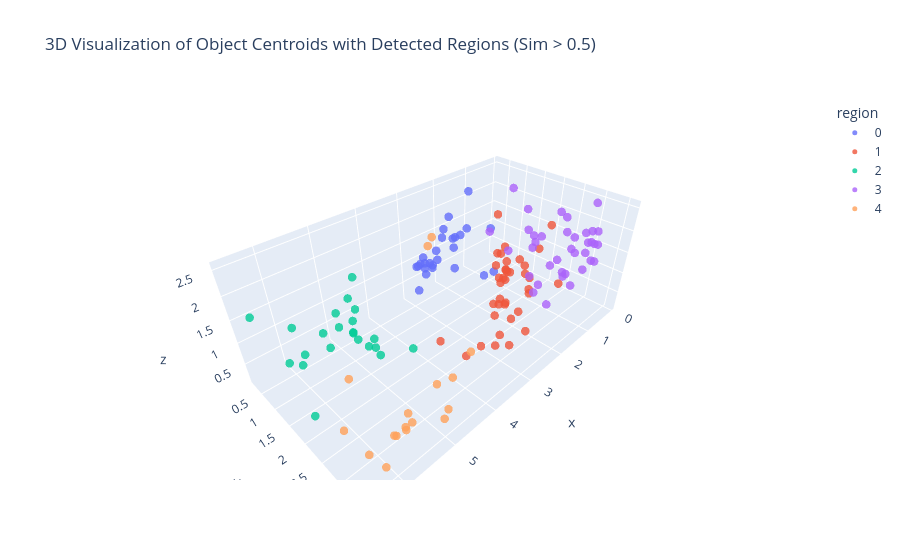

The notebook cell saved with this chart:
### Markdown cell above
## Scene Graph

### Code cell
import numpy as np
import networkx as nx
import pandas as pd
import plotly.express as px
from sklearn.metrics.pairwise import cosine_similarity
from scipy.spatial.distance import cdist
import community as community_louvain

# ------------------------------------------------
# ⚡️ PARAMETERS
# ------------------------------------------------
SIM_THRESHOLD = 0.5   # 语义相似度阈值
ALPHA = 0.5         # 文本相似度的权重
BETA  = 1           # 空间距离惩罚的权重

# ------------------------------------------------
# ⚡️ 1. Prepare Data
# ------------------------------------------------
ids = []
embeddings = []
centroids = []

for obj in objects:
    if "embeddings" in obj and "centroid" in obj:
        ids.append(obj["object_id"])
        embeddings.append(np.array(obj["embeddings"]))
        centroids.append(np.array(obj["centroid"]))

embeddings = np.vstack(embeddings)
centroids = np.vstack(centroids)

print(f"✅ Loaded {len(ids)} objects with embeddings and centroids.")

# ------------------------------------------------
# ⚡️ 2. Compute Textual Cosine Similarity
# ------------------------------------------------
text_sim_matrix = cosine_similarity(embeddings)
print("✅ Computed cosine similarity matrix.")

# ------------------------------------------------
# ⚡️ 3. Compute Spatial Distance
# ------------------------------------------------
space_dist_matrix = cdist(centroids, centroids, metric='euclidean')
print("✅ Computed Euclidean distance matrix.")

# Normalize distances to [0, 1]
min_dist = np.min(space_dist_matrix)
max_dist = np.max(space_dist_matrix)
norm_space_dist_matrix = (space_dist_matrix - min_dist) / (max_dist - min_dist + 1e-8)
print("✅ Normalized distance matrix to [0,1].")

# ------------------------------------------------
# ⚡️ 4. Build Graph
# ------------------------------------------------
G = nx.Graph()

# Add all nodes with attributes
for obj in objects:
    G.add_node(obj['object_id'], **obj)

# Add edges only if similarity > threshold
n = len(ids)
edge_count = 0
for i in range(n):
    for j in range(i + 1, n):
        sim = text_sim_matrix[i, j]
        if sim < SIM_THRESHOLD:
            continue

        dist_norm = norm_space_dist_matrix[i, j]
        weight = ALPHA * sim - BETA * dist_norm

        # Keep only positive weight edges
        if weight > 0:
            G.add_edge(ids[i], ids[j], weight=weight, similarity=sim, distance=space_dist_matrix[i, j])
            edge_count += 1

print(f"✅ Graph built with {G.number_of_nodes()} nodes and {edge_count} edges (sim > {SIM_THRESHOLD}).")

# ------------------------------------------------
# ⚡️ 5. Community Detection
# ------------------------------------------------
partition = community_louvain.best_partition(G, weight='weight')
print(f"✅ Detected regions: {set(partition.values())}")

# Assign back to objects
for obj in objects:
    obj['detected_region'] = partition[obj['object_id']]

print("✅ Assigned detected_region to objects.")

# ------------------------------------------------
# ⚡️ 6. 3D Visualization
# ------------------------------------------------
plot_data = []
for obj in objects:
    centroid = obj.get("centroid")
    if centroid is not None:
        plot_data.append({
            "id": obj["object_id"],
            "x": centroid[0],
            "y": centroid[1],
            "z": centroid[2],
            "category": obj.get("object_category", "unknown"),
            "region": str(obj.get("detected_region", "unknown"))
        })

df = pd.DataFrame(plot_data)

fig = px.scatter_3d(
    df,
    x='x', y='y', z='z',
    color='region',
    hover_data=['id', 'region', 'category'],
    title=f"3D Visualization of Object Centroids with Detected Regions (Sim > {SIM_THRESHOLD})",
    opacity=0.8
)

fig.update_traces(marker=dict(size=5))
fig.update_layout(scene=dict(aspectmode='data'))
fig.show()

print("✅ 3D visualization complete.")

### Figure 1 — Plotly figure (JSON) as saved in the notebook; plotly's stock layout.template omitted (floating-point values rounded to 4 significant figures)
{"data": [{"customdata": [[1, "0", "toilet paper"], [3, "0", "bread"], [5, "0", "scissors"], [10, "0", "shower rod"], [11, "0", "slippers"], [13, "0", "bottle"], [47, "0", "toilet"], [48, "0", "cabinet"], [59, "0", "mug"], [64, "0", "bed"], [75, "0", "bottle"], [77, "0", "mug"], [90, "0", "shelf"], [98, "0", "book"], [119, "0", "toothbrush holder"], [120, "0", "cabinet"], [121, "0", "laundry detergent"], [122, "0", "bottle"], [125, "0", "door"], [126, "0", "garbage bin"], [127, "0", "bed"], [128, "0", "stove top oven"], [130, "0", "bottle"], [132, "0", "shower head"], [138, "0", "toilet"], [140, "0", "microwave"]], "hovertemplate": "region=%{customdata[1]}<br>x=%{x}<br>y=%{y}<br>z=%{z}<br>id=%{customdata[0]}<br>category=%{customdata[2]}<extra></extra>", "legendgroup": "0", "marker": {"color": "#636efa", "opacity": 0.8, "size": 5, "symbol": "circle"}, "mode": "markers", "name": "0", "scene": "scene", "showlegend": true, "type": "scatter3d", "x": [2.986, 1.128, 1.971, 2.526, 1.575, 1.921, 2.486, 2.567, 1.879, 1.688, 2.762, 2.21, 2.649, 2.638, 1.255, 1.492, 1.318, 2.041, 0.8508, 2.752, 0.7846, 2.479, 1.678, 2.767, 1.842, 2.501], "y": [0.6345, 0.9044, 0.726, 0.2821, 0.7318, 0.4837, 0.5466, 0.3809, 0.2261, 0.3846, 0.3254, 0.375, 0.324, 0.4582, 0.4136, 0.2652, 0.27, 0.2292, 0.9777, 0.6223, 0.7456, 0.4472, 0.404, 0.3828, 0.2369, 0.5579], "z": [0.5309, 0.1847, 0.6941, 1.025, 2.443, 1.883, 0.9178, 0.9329, 1.255, 1.219, 0.904, 1.107, 0.927, 0.8658, 1.331, 1.131, 1.126, 0.7324, 0.2037, 0.8404, 1.28, 0.9275, 0.983, 0.9484, 1.462, 0.867]}, {"customdata": [[2, "1", "bottle"], [6, "1", "bottle"], [9, "1", "bowl"], [15, "1", "bottle"], [19, "1", "shelf"], [22, "1", "coat"], [24, "1", "railing"], [25, "1", "NaN"], [33, "1", "coat"], [34, "1", "shelf"], [35, "1", "lamp"], [38, "1", "shoes"], [39, "1", "sneakers"], [43, "1", "sink"], [45, "1", "shower door"], [46, "1", "bottle"], [52, "1", "shelf"], [57, "1", "floor drain"], [67, "1", "shelf"], [72, "1", "Toilet"], [73, "1", "chair"], [74, "1", "bottle"], [81, "1", "box"], [82, "1", "shelf"], [84, "1", "door handle"], [88, "1", "box"], [89, "1", "power outlet"], [91, "1", "Land Rover"], [93, "1", "towel"], [95, "1", "bag"], [97, "1", "bottle"], [101, "1", "bottle"], [102, "1", "suitcase"], [105, "1", "book"], [107, "1", "bottle"], [108, "1", "fan"], [117, "1", "bottle"], [139, "1", "fan"]], "hovertemplate": "region=%{customdata[1]}<br>x=%{x}<br>y=%{y}<br>z=%{z}<br>id=%{customdata[0]}<br>category=%{customdata[2]}<extra></extra>", "legendgroup": "1", "marker": {"color": "#EF553B", "opacity": 0.8, "size": 5, "symbol": "circle"}, "mode": "markers", "name": "1", "scene": "scene", "showlegend": true, "type": "scatter3d", "x": [2.272, 2.338, 2.183, 2.237, 1.717, 2.088, 1.79, 3.822, 2.054, 3.24, 1.443, 1.752, 1.541, 2.227, 1.958, 2.268, 1.847, 1.912, 3.247, 1.947, 2.073, 3.015, 2.068, 2.56, 1.775, 2.665, 2.125, 2.137, 2.377, 2.083, 2.904, 2.086, 1.934, 1.951, 2.174, 1.763, 1.851, 3.494], "y": [2.156, 2.868, 2.183, 2.181, 1.992, 2.37, 1.973, 2.839, 1.947, 3.026, 2.121, 2.01, 2.828, 2.94, 2.887, 2.358, 2.568, 1.886, 2.693, 2.162, 2.162, 3.177, 2.251, 2.839, 2.095, 3.265, 2.341, 2.869, 2.862, 2.006, 2.858, 2.301, 2.036, 2.051, 2.923, 3.281, 1.929, 1.828], "z": [0.5911, 1.879, 1.214, 0.2784, 1.318, 1.393, 1.688, 0.61, 2.488, 0.6085, 1.301, 1.144, 2.397, 1.332, 2.087, 1.333, 1.336, 1.551, 0.3852, 1.047, 0.6215, 0.5705, 1.378, 0.7479, 0.3295, 0.7538, 0.5981, 1.517, 0.8354, 1.386, 0.5582, 1.374, 0.3372, 0.9203, 1.201, 1.403, 1.534, 0.1208]}, {"customdata": [[4, "2", "spoon"], [14, "2", "toilet paper"], [17, "2", "door"], [31, "2", "laptop"], [32, "2", "desk"], [42, "2", "nut"], [49, "2", "sink"], [50, "2", "cabinet"], [55, "2", "toilet"], [56, "2", "suitcase"], [58, "2", "door handle"], [62, "2", "vent"], [63, "2", "sink"], [68, "2", "chair"], [79, "2", "bottle"], [96, "2", "bottle"], [99, "2", "bag"], [109, "2", "book"], [124, "2", "faucet"], [129, "2", "kettle"], [131, "2", "shelf"], [136, "2", "Hanger"]], "hovertemplate": "region=%{customdata[1]}<br>x=%{x}<br>y=%{y}<br>z=%{z}<br>id=%{customdata[0]}<br>category=%{customdata[2]}<extra></extra>", "legendgroup": "2", "marker": {"color": "#00cc96", "opacity": 0.8, "size": 5, "symbol": "circle"}, "mode": "markers", "name": "2", "scene": "scene", "showlegend": true, "type": "scatter3d", "x": [6.285, 5.911, 5.867, 4.649, 5.434, 4.667, 4.023, 4.577, 5.428, 5.137, 6.495, 4.856, 4.676, 4.619, 4.691, 6.134, 4.694, 4.944, 4.635, 6.395, 4.374, 4.641], "y": [1.846, 0.6949, 0.4969, 0.9851, 0.7636, 0.4842, 1.595, 1.113, 0.9314, 0.8352, 0.5092, 0.8285, 0.6597, 0.409, 1.274, 0.6846, 0.7423, 0.4306, 0.4835, 1.918, 0.271, 1.348], "z": [1.618, 0.3382, 1.087, 0.1804, 0.8603, 1.108, 0.1154, 0.185, 0.6086, 0.8715, 1.685, 0.5752, 0.1732, 0.1565, 0.5845, 0.5362, 0.997, 0.868, 0.5319, 0.3887, 1.361, 0.1844]}, {"customdata": [[7, "3", "shelf"], [8, "3", "power outlet"], [12, "3", "toilet"], [16, "3", "sink"], [18, "3", "rectangle"], [21, "3", "coat"], [27, "3", "pillow"], [28, "3", "pillow"], [29, "3", "shelf"], [30, "3", "bottle"], [36, "3", "shelf"], [37, "3", "fan"], [40, "3", "bottle"], [44, "3", "bed"], [51, "3", "door"], [53, "3", "slippers"], [54, "3", "sink"], [61, "3", "door"], [65, "3", "fan"], [70, "3", "cabinet"], [71, "3", "oven"], [76, "3", "door"], [83, "3", "door handle"], [85, "3", "box"], [86, "3", "door"], [87, "3", "closet"], [94, "3", "box"], [100, "3", "chair"], [103, "3", "trash can"], [106, "3", "mouse"], [112, "3", "mug"], [115, "3", "Nivea Men Sensitive"], [116, "3", "shampoo"], [118, "3", "Dyson hairbrush"], [123, "3", "door"], [135, "3", "detergent"], [137, "3", "closet rod"]], "hovertemplate": "region=%{customdata[1]}<br>x=%{x}<br>y=%{y}<br>z=%{z}<br>id=%{customdata[0]}<br>category=%{customdata[2]}<extra></extra>", "legendgroup": "3", "marker": {"color": "#ab63fa", "opacity": 0.8, "size": 5, "symbol": "circle"}, "mode": "markers", "name": "3", "scene": "scene", "showlegend": true, "type": "scatter3d", "x": [0.3163, 0.5432, 0.2901, 0.9396, 0.6643, 0.8529, 0.1151, 0.6709, 0.4162, 0.6061, 0.4367, 0.122, 0.6648, 0.1187, 0.2896, 0.6022, 0.3138, 0.2842, 0.3256, 0.3138, 0.28, 0.5252, 0.9842, 0.5311, 1.53, 0.2812, 0.4747, 0.3181, 0.3437, 0.1567, 0.4694, 0.817, 0.326, 0.3046, 0.121, 1.17, 0.1147], "y": [3.058, 2.897, 2.98, 2.61, 1.891, 3.263, 1.36, 1.897, 2.669, 1.911, 2.589, 0.8196, 1.892, 0.8197, 3.071, 2.358, 2.654, 3.213, 3.151, 3.181, 2.909, 2.002, 2.667, 2.075, 3.164, 3.137, 2.441, 3.226, 2.764, 0.2094, 2.639, 2.155, 2.693, 3.003, 2.951, 2.913, 1.283], "z": [1.897, 0.5753, 1.336, 0.1103, 1.175, 1.298, 1.22, 0.4158, 0.7148, 1.303, 0.732, 0.4291, 1.483, 2.113, 1.632, 0.8825, 1.309, 1.631, 1.234, 1.936, 1.786, 1.449, 2.422, 0.1868, 2.373, 1.616, 1.009, 1.242, 1.269, 0.7574, 0.6575, 0.1483, 1.613, 1.603, 2.427, 2.459, 1.731]}, {"customdata": [[20, "4", "slippers"], [23, "4", "shelf"], [26, "4", "pillow"], [41, "4", "bottle"], [60, "4", "Toilet"], [66, "4", "shoe"], [69, "4", "chair"], [78, "4", "G&H"], [80, "4", "bottle"], [92, "4", "fan"], [104, "4", "lamp"], [110, "4", "shelves"], [111, "4", "bottle"], [113, "4", "sponge"], [114, "4", "brush"], [133, "4", "Square"], [134, "4", "bottle"]], "hovertemplate": "region=%{customdata[1]}<br>x=%{x}<br>y=%{y}<br>z=%{z}<br>id=%{customdata[0]}<br>category=%{customdata[2]}<extra></extra>", "legendgroup": "4", "marker": {"color": "#FFA15A", "opacity": 0.8, "size": 5, "symbol": "circle"}, "mode": "markers", "name": "4", "scene": "scene", "showlegend": true, "type": "scatter3d", "x": [5.497, 6.26, 6.423, 3.63, 5.699, 5.726, 5.383, 4.651, 4.383, 6.318, 5.549, 5.505, 3.904, 4.663, 6.393, 4.683, 4.973], "y": [3.203, 3.616, 2.898, 1.793, 3.07, 3.166, 3.141, 2.946, 3.445, 3.307, 3.189, 3.121, 1.991, 3.332, 3.255, 3.253, 3.459], "z": [0.7839, 0.6539, 0.94, 2.551, 0.3168, 0.4242, 0.4168, 0.588, 1.48, 0.6841, 0.4236, 0.3928, 2.567, 1.038, 2.224, 0.241, 0.4251]}], "layout": {"legend": {"title": {"text": "region"}, "tracegroupgap": 0}, "scene": {"aspectmode": "data", "domain": {"x": [0, 1], "y": [0, 1]}, "xaxis": {"title": {"text": "x"}}, "yaxis": {"title": {"text": "y"}}, "zaxis": {"title": {"text": "z"}}}, "title": {"text": "3D Visualization of Object Centroids with Detected Regions (Sim > 0.5)"}}}
